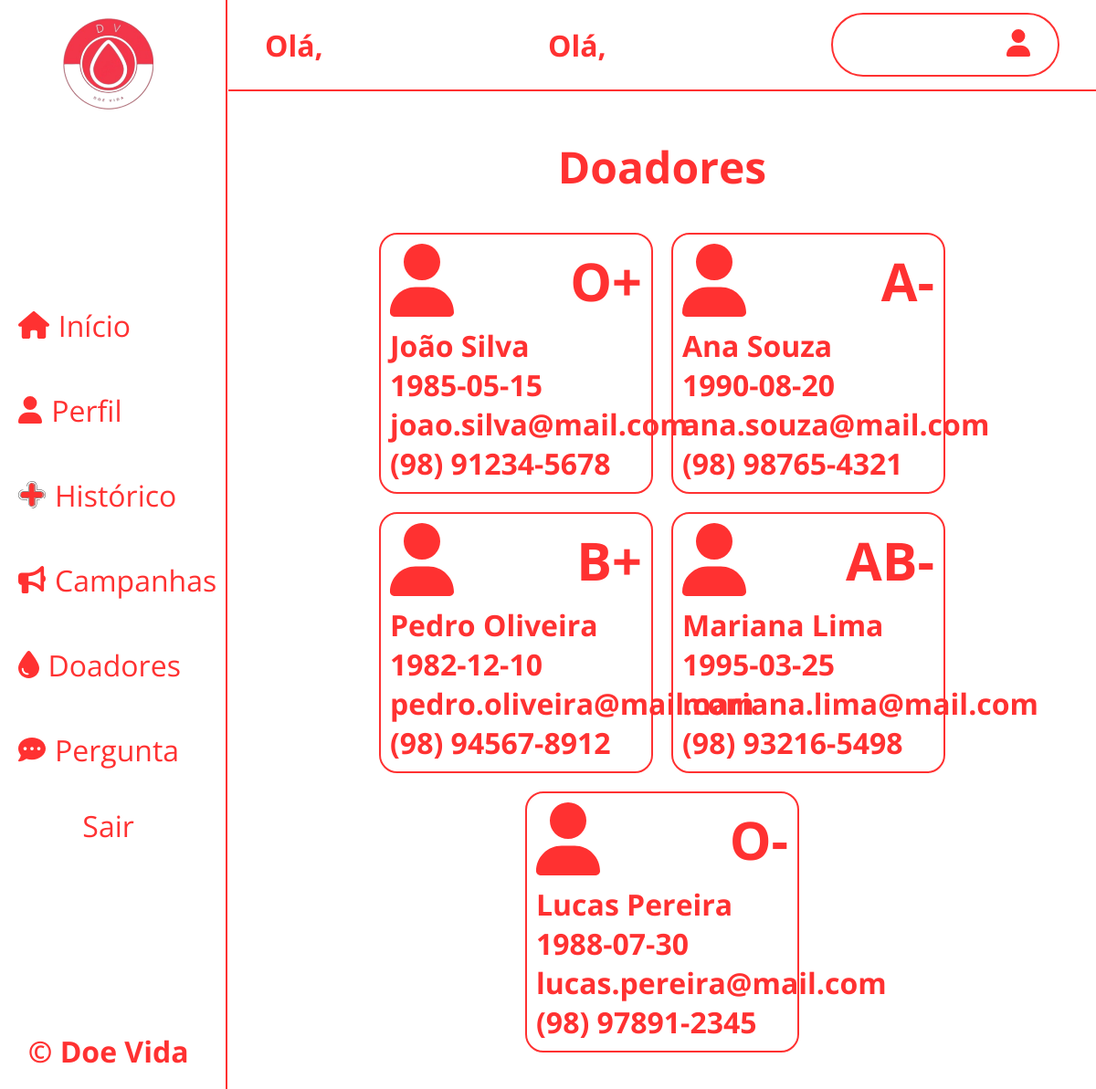
/views/doadores.php (signed in), run on the app's committed database.
### tables this page shows
CREATE TABLE doadores(
    id_doador INT PRIMARY KEY AUTO_INCREMENT,
    nome_doador VARCHAR(100) NOT NULL,
    cpf VARCHAR(15) NOT NULL UNIQUE,
    rg VARCHAR(15) NOT NULL UNIQUE,
    nome_mae VARCHAR(100) NOT NULL,
    nome_pai VARCHAR(100) NOT NULL,
    telefone VARCHAR(15) NOT NULL,
    sexo ENUM('Masculino', 'Feminino', 'Outros', 'Prefiro não informar') NOT NULL,
    data_nascimento DATE NOT NULL,
    tipo_sanguineo ENUM('A+', 'B+', 'AB+', 'O+', 'A-', 'B-', 'AB-', 'O-') NOT NULL,
    email VARCHAR(100) NOT NULL UNIQUE,
    senha VARCHAR(100) NOT NULL
);

### models/doador.php (called while the page is built, shortened)
<?php
class Doador {
    static function listarDoador()
    {
        try {
            $conn = Conexao::conectar();
            $sql = 'SELECT * FROM doadores';
            $stmt = $conn->prepare($sql);
            $stmt->execute();
            $resultado = $stmt->fetchAll();
            return($resultado);
        } catch (PDOException $erro) {
            echo $erro->getMessage();
        }
    }
}

### views/doadores.php (the view)
<?php
require_once $_SERVER['DOCUMENT_ROOT'] . '/doa_vida/views/__cabecalho.php';
require_once $_SERVER['DOCUMENT_ROOT'] . '/doa_vida/models/doador.php';
$listagem_doador = Doador::listarDoador();
?>
<main id="conteudo-doadores">
<h1 class="title_doadores">Doadores</h1>
<div id="div_doadores">
    <?php foreach ($listagem_doador as $doador): ?>
      <div class="card_doadores">
        <div class="cabecalho_card">
            <img src="/doa_vida/imgs/perfil-icon.svg" alt="">
            <h1><?= $doador['tipo_sanguineo'] ?></h1>
        </div>
        <h1><?= $doador['nome_doador'] ?></h1>
        <h1><?= $doador['data_nascimento'] ?></h1>
        <h1><?= $doador['email'] ?></h1>
        <h1><?= $doador['telefone'] ?></h1>
      </div>
    <?php endforeach; ?>
</div>
</main>
</body>

### css/style.css (style rules this page uses)
* { box-sizing: border-box; padding: 0px; margin: 0px; }
:root { --cor-vermelha: #ff3131; --cor-vermelho-escuro: #8a1313; --cor-preta: black; --cor-branca: white; --cor-cinza-escuro: rgb(63, 63, 63); --cor-cinza-claro: #aaa; --font-open-sans: "Open Sans", sans-serif; }
body, html { max-width: 100vw; height: 100vh; }
#conteudo-doadores { max-width: 100vw; max-height: 100%; }
.title_doadores { font-family: var(--font-open-sans); color: var(--cor-vermelha); font-size: 3rem; text-align: center; margin: 70px 0px 20px 0px; }
#div_doadores { max-width: 100vw; max-height: 100%; display: flex; padding: 20px; gap: 20px; flex-wrap: wrap; justify-content: center; }
.card_doadores { max-width: 300px; max-height: 100%; border: 2px solid var(--cor-vermelha); border-radius: 20px; padding: 10px; color: var(--cor-vermelha); font-family: var(--font-open-sans); font-size: 1rem; }
.cabecalho_card { max-width: 100%; display: flex; align-items: center; justify-content: space-between; margin-bottom: 10px; font-size: 1.8rem; }
.cabecalho_card > img { height: 80px; }

### data on the page
doadores: tipo_sanguineo "O+", nome_doador "João Silva", data_nascimento "1985-05-15", email "joao.silva@mail.com", telefone "(98) 91234-5678"
doadores: tipo_sanguineo "A-", nome_doador "Ana Souza", data_nascimento "1990-08-20", email "ana.souza@mail.com", telefone "(98) 98765-4321"
doadores: tipo_sanguineo "B+", nome_doador "Pedro Oliveira", data_nascimento "1982-12-10", email "pedro.oliveira@mail.com", telefone "(98) 94567-8912"
doadores: tipo_sanguineo "AB-", nome_doador "Mariana Lima", data_nascimento "1995-03-25", email "mariana.lima@mail.com", telefone "(98) 93216-5498"
doadores: tipo_sanguineo "O-", nome_doador "Lucas Pereira", data_nascimento "1988-07-30", email "lucas.pereira@mail.com", telefone "(98) 97891-2345"
